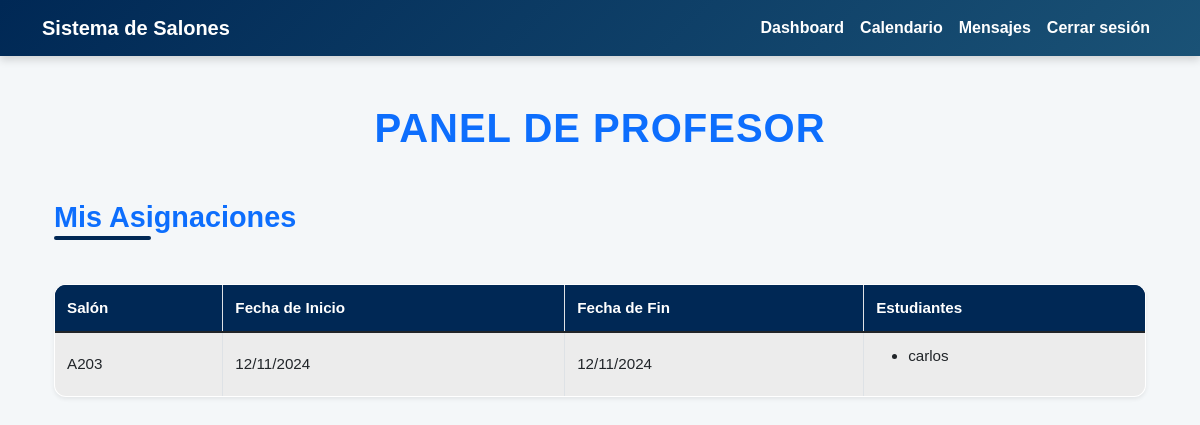
The page /profesor_dashboard (signed in) on the database its author committed.
### Asignacion de salones/app.py (models this page shows)
class Asignacion(db.Model):
    id = db.Column(db.Integer, primary_key=True)
    salon_id = db.Column(db.Integer, db.ForeignKey('salon.id'), nullable=False)
    profesor_id = db.Column(db.Integer, db.ForeignKey('usuario.id'), nullable=False)
    fecha_inicio = db.Column(db.DateTime, nullable=False)
    fecha_fin = db.Column(db.DateTime, nullable=False)
    salon = db.relationship('Salon', backref=db.backref('asignaciones', lazy=True))
    profesor = db.relationship('Usuario', backref=db.backref('asignaciones_profesor', lazy=True))

class Salon(db.Model):
    id = db.Column(db.Integer, primary_key=True)
    nombre = db.Column(db.String(80), nullable=False)
    capacidad = db.Column(db.Integer, nullable=False)

class AsignacionEstudiante(db.Model):
    id = db.Column(db.Integer, primary_key=True)
    asignacion_id = db.Column(db.Integer, db.ForeignKey('asignacion.id'), nullable=False)
    estudiante_id = db.Column(db.Integer, db.ForeignKey('usuario.id'), nullable=False)
    asignacion = db.relationship('Asignacion', backref=db.backref('estudiantes', lazy=True))
    estudiante = db.relationship('Usuario', backref=db.backref('asignaciones_estudiante', lazy=True))

class Usuario(UserMixin, db.Model):
    id = db.Column(db.Integer, primary_key=True)
    username = db.Column(db.String(80), unique=True, nullable=False)
    password = db.Column(db.String(120), nullable=False)
    rol = db.Column(db.String(20), nullable=False, default='estudiante')

### Asignacion de salones/app.py (the view)
@app.route('/profesor_dashboard')
@login_required
@profesor_required
def profesor_dashboard():
    asignaciones = Asignacion.query.filter_by(profesor_id=current_user.id).all()
    return render_template('profesor_dashboard.html', asignaciones=asignaciones)

### Asignacion de salones/app.py (called while the page is built)
@login_manager.user_loader
def load_user(user_id):
    return Usuario.query.get(int(user_id))

def profesor_required(f):
    @wraps(f)
    def decorated_function(*args, **kwargs):
        if not current_user.is_authenticated or current_user.rol != 'profesor':
            abort(403)
        return f(*args, **kwargs)
    return decorated_function

### Asignacion de salones/templates/profesor_dashboard.html (shortened to what this page needs)
{% extends "base.html" %}
{% block content %}
<div class="container my-5">
    <h2 class="title text-primary mb-5">Panel de Profesor</h2>
    <h3 class="section-title text-primary mb-4">Mis Asignaciones</h3>
    <table class="table table-striped table-bordered shadow-sm">
        <thead class="table-header">
            <tr>
                <th>Salón</th>
                <th>Fecha de Inicio</th>
                <th>Fecha de Fin</th>
                <th>Estudiantes</th>
            </tr>
        </thead>
        <tbody>
            {% for asignacion in asignaciones %}
            <tr>
                <td>{{ asignacion.salon.nombre }}</td>
                <td>{{ asignacion.fecha_inicio.strftime('%d/%m/%Y') }}</td>
                <td>{{ asignacion.fecha_fin.strftime('%d/%m/%Y') }}</td>
                <td>
                    <ul>
                        {% for asignacion_estudiante in asignacion.estudiantes %}
                        <li>{{ asignacion_estudiante.estudiante.username }}</li>
                        {% endfor %}
                    </ul>
                </td>
            </tr>
            {% else %}
            <tr>
                <td colspan="4" class="text-center text-muted">No hay asignaciones disponibles</td>
            </tr>
            {% endfor %}
        </tbody>
    </table>
</div>
{% endblock %}

### Asignacion de salones/templates/base.html (style rules this page uses)
body { background-color: #F4F7F9; font-family: 'Arial', sans-serif; color: #333; }
.title { text-align: center; color: #002855; font-size: 2.5rem; margin: 40px 0 20px; font-weight: bold; text-transform: uppercase; letter-spacing: 1px; }
.section-title { color: #0171BB; font-size: 1.8rem; margin-bottom: 20px; font-weight: bold; position: relative; display: inline-block; padding-bottom: 5px; }
.section-title::after { content: ''; width: 40%; height: 4px; background: #002855; position: absolute; bottom: 0; left: 0; border-radius: 2px; }
.table { background-color: #ffffff; border-collapse: collapse; border-radius: 12px; overflow: hidden; box-shadow: 0 8px 16px rgba(0, 0, 0, 0.15); margin-top: 20px; }
.table th, .table td { padding: 15px; text-align: left; border-bottom: 1px solid #ddd; font-size: 0.95rem; }
.table th { background-color: #002855; color: white; font-weight: 600; }
.table-striped tbody tr:nth-child(odd) { background-color: #f2f2f2; }

### Asignacion de salones/templates/profesor_dashboard.html (style rules this page uses)
body { background-color: #F4F7F9; font-family: 'Arial', sans-serif; }
.title { text-align: center; color: #002855; font-size: 2.5rem; margin-bottom: 20px; font-weight: bold; text-transform: uppercase; animation: fadeInDown 0.8s ease forwards; opacity: 0; }
.section-title { color: #0171BB; font-size: 1.8rem; margin-bottom: 15px; font-weight: bold; }
.table { width: 100%; margin-bottom: 1rem; border: 1px solid #dee2e6; text-align: center; animation: fadeIn 0.8s ease; }
.table-header { background-color: #002855; color: #ffffff; }
.table-striped tbody tr:nth-of-type(odd) { background-color: #f9f9f9; }
.table-bordered { border: 1px solid #dee2e6; }
.table td, .table th { vertical-align: middle; padding: 12px; }

### rows shown on the page
Asignacion: salon.nombre "A203", fecha_inicio "12/11/2024", fecha_fin "12/11/2024"
AsignacionEstudiante: estudiante.username "carlos"
